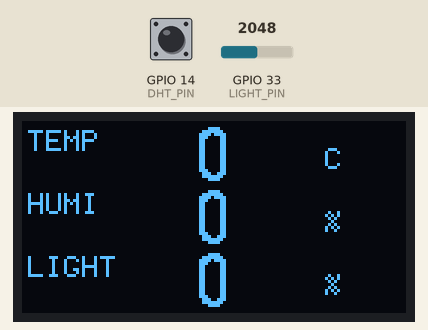
A sketch run on a simulated ESP32. Parts: 128×64 one-colour display. The inputs (shaded band) are chosen by the test bench; at power-on: GPIO 14 (DHT_PIN) HIGH, GPIO 33 (LIGHT_PIN) = 2048. What the sketch prints to the serial monitor is not drawn.

Above: at 2.0 s.
At 3.0 s:
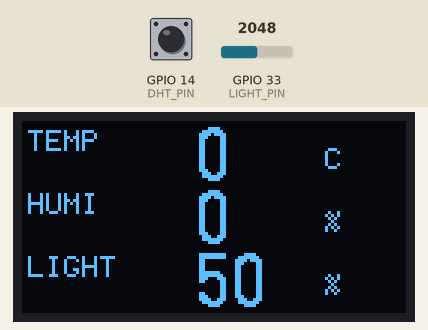

The sketch:

31_ili_adafruit.ino
```cpp
#include <SPI.h>
#include <Wire.h>
#include <Adafruit_GFX.h>
#include <U8g2lib.h>

// ILI9225 2.2 inch 176x220 + ESP32 sensors
const int TFT_SCK=18, TFT_MOSI=23, TFT_CS=5, TFT_DC=27, TFT_RST=26;
const int W=176, H=220, DHT_PIN=14, LIGHT_PIN=33;
const int OLED_SDA=21, OLED_SCL=22;
const uint16_t BG=0x0841, CARD=0x18E3, CARD2=0x2104, WHITE=0xFFFF;
const uint16_t MUTED=0x9CF3, RED=0xF800, ORANGE=0xFD20, CYAN=0x07FF;
// 深藍標題列提升白色標題的對比度，避免拍照或強光下文字變淡
const uint16_t BLUE=0x081F, YELLOW=0xFFE0, GREEN=0x07E0;

void cmd(uint16_t v) { digitalWrite(TFT_DC,LOW); digitalWrite(TFT_CS,LOW); SPI.transfer(v>>8); SPI.transfer(v); digitalWrite(TFT_CS,HIGH); }
void dat(uint16_t v) { digitalWrite(TFT_DC,HIGH); digitalWrite(TFT_CS,LOW); SPI.transfer(v>>8); SPI.transfer(v); digitalWrite(TFT_CS,HIGH); }
void reg(uint16_t r,uint16_t v) { cmd(r); dat(v); }
void ili9225Begin() {
  digitalWrite(TFT_RST,LOW); delay(50); digitalWrite(TFT_RST,HIGH); delay(50);
  reg(0x28,0x00CE); reg(0x01,0x011C); reg(0x03,0x1030); reg(0x07,0x0017); delay(50);
  reg(0x11,0x1000); reg(0x20,0); reg(0x21,0); delay(50);
  reg(0x30,0); reg(0x31,0x00DB); reg(0x32,0); reg(0x33,0); reg(0x34,0x00DB); reg(0x35,0);
  reg(0x36,0x00AF); reg(0x37,0); reg(0x38,0x00DB); reg(0x39,0); delay(50);
  reg(0x02,0); reg(0x61,0x0103); reg(0xE8,0x1000); reg(0xB0,0x0812); reg(0x0B,0); reg(0x0D,0);
  reg(0xB1,0x0404); reg(0x62,0x0019); delay(50); reg(0xE8,0x0100);
  reg(0x50,7); reg(0x51,0x0708); reg(0x52,0x0D0A); reg(0x53,0x0404); reg(0x54,7);
  reg(0x55,0x0706); reg(0x56,0x0D0A); reg(0x57,0x0404); reg(0x58,0); reg(0x59,0);
  reg(0x20,0); reg(0x21,0); reg(0x07,0x1017); delay(80);
}
void window(int x0,int y0,int x1,int y1) { reg(0x36,x1); reg(0x37,x0); reg(0x38,y1); reg(0x39,y0); reg(0x20,x0); reg(0x21,y0); cmd(0x22); }
void fastFill(int x,int y,int w,int h,uint16_t c) {
  if(w<=0||h<=0)return; window(x,y,x+w-1,y+h-1); digitalWrite(TFT_DC,HIGH); digitalWrite(TFT_CS,LOW);
  for(long i=0;i<(long)w*h;i++){ SPI.transfer(c>>8); SPI.transfer(c); } digitalWrite(TFT_CS,HIGH);
}
class ILI9225_Adafruit : public Adafruit_GFX {
public:
  ILI9225_Adafruit() : Adafruit_GFX(W,H) {}
  void drawPixel(int16_t x,int16_t y,uint16_t color) override {
    if(x<0||x>=W||y<0||y>=H)return; x=W-1-x; window(x,y,x,y); dat(color);
  }
};
ILI9225_Adafruit tft;
U8G2_SSD1306_128X64_NONAME_F_HW_I2C oled(U8G2_R0, U8X8_PIN_NONE);

void drawThermometer(int cx,int cy,uint16_t color) {
  tft.drawRoundRect(cx-5,cy-15,10,27,5,color); tft.fillCircle(cx,cy+12,8,color);
  tft.fillRoundRect(cx-2,cy-9,4,22,2,color); tft.fillCircle(cx,cy+12,4,CARD);
  tft.fillRoundRect(cx-1,cy-7,2,17,1,color);
}
void drawDrop(int cx,int cy,uint16_t color) {
  tft.fillTriangle(cx,cy-16,cx-11,cy+2,cx+11,cy+2,color); tft.fillCircle(cx,cy+3,11,color); tft.fillCircle(cx-4,cy-1,2,WHITE);
}
void drawSun(int cx,int cy,uint16_t color) {
  tft.fillCircle(cx,cy,9,color);
  for(int i=0;i<8;i++){ float a=i*0.785398f; int x1=cx+(int)(cos(a)*13),y1=cy+(int)(sin(a)*13); int x2=cx+(int)(cos(a)*19),y2=cy+(int)(sin(a)*19); tft.drawLine(x1,y1,x2,y2,color); }
}
void drawCard(int y,const char* label,int value,const char* unit,uint16_t color,int type,bool valid) {
  const int x=7,w=162,h=51; fastFill(x,y,w,h,CARD); tft.drawRoundRect(x,y,w,h,7,color);
  if(type==0) drawThermometer(26,y+23,color); if(type==1) drawDrop(26,y+23,color); if(type==2) drawSun(26,y+23,color);
  tft.setTextSize(1); tft.setTextColor(MUTED); tft.setCursor(54,y+7); tft.print(label);
  tft.setTextSize(3); tft.setTextColor(valid?WHITE:MUTED); tft.setCursor(53,y+19); tft.print(valid?value:0);
  // 單位放大為 2 倍字體，但仍小於數值的 3 倍字體，並與數值保持間距
  tft.setTextSize(2); tft.setTextColor(color); tft.setCursor(122,y+25); tft.print(unit);
  int bar=constrain(value,0,100); fastFill(54,y+43,100,3,CARD2); fastFill(54,y+43,bar,3,(type==0)?ORANGE:color);
}
void drawStaticUI() {
  fastFill(0,0,W,H,BG); fastFill(0,0,W,31,BLUE);
  tft.setTextSize(2); tft.setTextColor(WHITE); tft.setCursor(12,7); tft.print("ROOM MONITOR");
  tft.fillCircle(158,15,6,GREEN); tft.drawCircle(158,15,8,WHITE);
  tft.setTextSize(1); tft.setTextColor(MUTED); tft.setCursor(11,34); tft.print("LIVE ENVIRONMENT STATUS");
  drawCard(47,"TEMPERATURE",0,"C",ORANGE,0,false); drawCard(101,"HUMIDITY",0,"%",CYAN,1,false); drawCard(155,"BRIGHTNESS",0,"%",YELLOW,2,true);
  tft.setTextSize(1); tft.setTextColor(MUTED); tft.setCursor(37,211); tft.print("UPDATES EVERY 30 SECONDS");
}
void drawValues(int temperature,int humidity,int light,bool valid) {
  drawCard(47,"TEMPERATURE",temperature,"C",ORANGE,0,valid); drawCard(101,"HUMIDITY",humidity,"%",CYAN,1,valid); drawCard(155,"BRIGHTNESS",light,"%",YELLOW,2,true);
}

void drawOledRow(int y,const char* label,int value,const char* unit,bool valid) {
  char valueText[8];
  snprintf(valueText,sizeof(valueText),"%d",valid?value:0);
  oled.setFont(u8g2_font_6x10_tf); oled.drawStr(2,y+10,label);
  oled.setFont(u8g2_font_logisoso18_tn); oled.drawStr(58,y+20,valueText);
  oled.setFont(u8g2_font_6x10_tf); oled.drawStr(101,y+16,unit);
}
void drawOledScreen(int temperature,int humidity,int light,bool valid) {
  oled.clearBuffer();
  drawOledRow(0,"TEMP",temperature,"C",valid);
  drawOledRow(21,"HUMI",humidity,"%",valid);
  drawOledRow(42,"LIGHT",light,"%",true);
  oled.sendBuffer();
}
bool readDHT(int& temperature,int& humidity) {
  uint8_t d[5]={0}; pinMode(DHT_PIN,OUTPUT); digitalWrite(DHT_PIN,LOW); delay(20); digitalWrite(DHT_PIN,HIGH); delayMicroseconds(30); pinMode(DHT_PIN,INPUT_PULLUP);
  auto waitLevel=[](uint8_t level,unsigned long timeout){ unsigned long t=micros(); while(digitalRead(DHT_PIN)!=level) if(micros()-t>timeout)return false; return true; };
  if(!waitLevel(LOW,100)||!waitLevel(HIGH,100)||!waitLevel(LOW,100))return false;
  for(int i=0;i<40;i++){ if(!waitLevel(HIGH,100))return false; unsigned long t=micros(); if(!waitLevel(LOW,100))return false; d[i/8]<<=1; if(micros()-t>40)d[i/8]|=1; }
  if((uint8_t)(d[0]+d[1]+d[2]+d[3])!=d[4])return false; humidity=d[0]; temperature=d[2]; return true;
}
void setup() {
  Serial.begin(115200); pinMode(TFT_CS,OUTPUT); pinMode(TFT_DC,OUTPUT); pinMode(TFT_RST,OUTPUT); digitalWrite(TFT_CS,HIGH);
  SPI.begin(TFT_SCK,-1,TFT_MOSI,TFT_CS); SPI.beginTransaction(SPISettings(8000000,MSBFIRST,SPI_MODE0)); ili9225Begin(); SPI.endTransaction(); tft.setRotation(2);
  SPI.beginTransaction(SPISettings(8000000,MSBFIRST,SPI_MODE0)); drawStaticUI(); SPI.endTransaction();
  Wire.begin(OLED_SDA,OLED_SCL); oled.begin(); drawOledScreen(0,0,0,false);
}
void loop() {
  int temperature=0,humidity=0,raw=analogRead(LIGHT_PIN); int light=constrain(map(raw,0,4095,0,100),0,100); bool valid=readDHT(temperature,humidity);
  SPI.beginTransaction(SPISettings(8000000,MSBFIRST,SPI_MODE0)); drawValues(temperature,humidity,light,valid); SPI.endTransaction();
  drawOledScreen(temperature,humidity,light,valid);
  Serial.printf("T:%dC H:%d%% L:%d%% %s\n",temperature,humidity,light,valid?"OK":"DHT FAIL"); delay(30000);
}
```

Measured:
- what the display in image 0 shows lasts 1.0 s, from 1.9 s to 2.9 s
